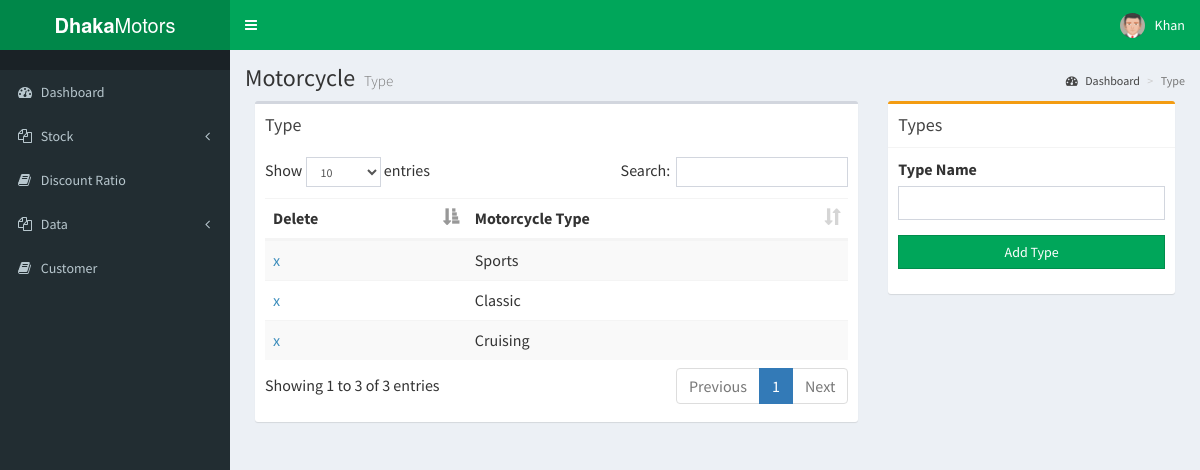
The app's page /pages/Administrator/type.php (signed in) with its own data.
### tables this page shows
CREATE TABLE `motorcycle_type` (
  `ID` int(11) NOT NULL,
  `miType` varchar(30) NOT NULL
);

### pages/Administrator/type.php (the view, shortened to what this page needs)
<?php
 include 'layout/head.php';
?>
  <div class="content-wrapper">
    <section class="content-header">
      <h1>
      Motorcycle
        <small>Type</small>
      </h1>
      <ol class="breadcrumb">
        <li><a href="index.php"><i class="fa fa-dashboard"></i> Dashboard</a></li>
        <li class="active">Type</li>
      </ol>
    </section>
	<section class="content">
      <div class="row">
        <div class="col-xs-8">
          <div class="box">
            <div class="box-header">
              <h3 class="box-title">Type</h3>
            </div>
            <div class="box-body">
              <table id="example1" class="table table-striped">
                <thead>
                <tr>
                  <tr>
										<th>Delete</th>
										<th>Motorcycle Type</th>
									</tr>
                </tr>
                </thead>
                <tbody>
					<?php
					 $con=mysqli_connect('localhost','root','','dhaka_motors');
						$query="select *
								from Motorcycle_type
								";
						$result=mysqli_query($con,$query);
						if(mysqli_num_rows($result)>0){
							while($row=mysqli_fetch_array($result, MYSQLI_ASSOC)){
								echo "<tr>";
								echo "<td><a onclick='javascript:confirmationDelete($(this));return false;' href='t_delete.php?ID=".$row['ID']."'>x</a></td>";
								echo "<td>".$row['miType']."</td>";
								echo "</tr>";
							}
						}else{
							echo "No Types Available";
							echo "<br></br>";
						}
					?>
				</tbody>
              </table>
            </div>
          </div>
        </div>
		<div class="col-md-4">
		<div class="box box-warning">
            <div class="box-header with-border">
              <h3 class="box-title">Types</h3>
            </div>
            <div class="box-body">
              <form role="form" action="b_manager.php" method="POST">
                <div class="form-group">
					<label>Type Name</label>
					  <input type="text" class="form-control " name="types" required>
				  </div>
				<div class="form-group">
                  <input type="submit" class="btn btn-flat btn-block btn-success" onclick="return confirm('Are you sure want to add?')" name="add" value="Add Type" >
                </div>
              </form>
            </div>
          </div>
        </div>
      </div>
    </section>
  </div>
<?php
 include 'layout/foot.php';
?>

### documentation/style.css (style rules this page uses)
.content { font-size: 16px; z-index: 500; }
.content { padding: 10px 25px; }

### records on screen
motorcycle_type: miType "Sports"
motorcycle_type: miType "Classic"
motorcycle_type: miType "Cruising"

### other values on screen
$_SESSION['userName'] "Khan"
